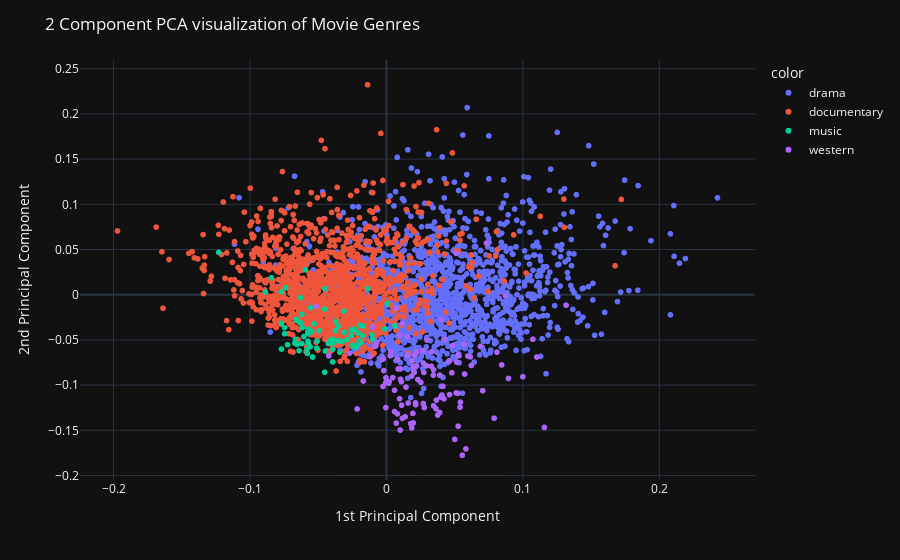

Notebook source saved alongside this figure:
### Code cell
fig = px.scatter(x=X_pca[:, 0], y=X_pca[:, 1], color=df['Genre'], hover_name=df['Title'], template='plotly_dark')
fig.update_layout(
    title="2 Component PCA visualization of Movie Genres",
    xaxis_title="1st Principal Component",
    yaxis_title="2nd Principal Component",
)
fig.show()

### Figure 1 — Plotly figure (JSON) as saved in the notebook; plotly's stock layout.template omitted (floating-point values rounded to 4 significant figures; data arrays with more than 128 entries replaced by an {"elided": "..."} marker saying what was removed)
{"data": [{"hovertemplate": "<b>%{hovertext}</b><br><br>color=drama<br>x=%{x}<br>y=%{y}<extra></extra>", "hovertext": {"elided": "1481 str values"}, "legendgroup": "drama", "marker": {"color": "#636efa", "symbol": "circle"}, "mode": "markers", "name": "drama", "showlegend": true, "type": "scattergl", "x": {"elided": "1481 float values"}, "xaxis": "x", "y": {"elided": "1481 float values"}, "yaxis": "y"}, {"hovertemplate": "<b>%{hovertext}</b><br><br>color=documentary<br>x=%{x}<br>y=%{y}<extra></extra>", "hovertext": {"elided": "1459 str values"}, "legendgroup": "documentary", "marker": {"color": "#EF553B", "symbol": "circle"}, "mode": "markers", "name": "documentary", "showlegend": true, "type": "scattergl", "x": {"elided": "1459 float values"}, "xaxis": "x", "y": {"elided": "1459 float values"}, "yaxis": "y"}, {"hovertemplate": "<b>%{hovertext}</b><br><br>color=music<br>x=%{x}<br>y=%{y}<extra></extra>", "hovertext": ["The Derek Trucks Band: Songlines Live (2006)", "James Marsters: Words and Music (2005)", "En vanföreställning (2011)", "Jean-Michel Jarre Destination Docklands (1988)", "Universo di notte (1962)", "What Do You Think of the Programme So Far? (1992)", "Untitled Grunge/Seattle Rock Documentary (????)", "Live in Lyon (2013)", "Opera Omnibus (1987)", "\"Villa-Lobos and the String Quartet\" (2012)", "The Downtown Show (1957)", "My Morning Jacket: Okonokos (2006)", "Children in Need Rocks the 80s (2017)", "\"Beyond the Groove\" (1990)", "The 43rd Annual Grammy Awards (2001)", "Johnny Logan Live at Zadar (1990)", "Brooks & Dunn Live at Cain's Ballroom (2005)", "Girls in Bands at the BBC (2015)", "Patti Page Sings the Hits (2004)", "\"Non mais t'as vu ce que t'écoutes\" (2011)", "Alabama & Friends at the Ryman (2014)", "DJ Quik: Visualism - The Art of Sound Into Vision (2003)", "Chevelle: Any Last Words (2011)", "Aayna Ka Bayna (2012)", "\"The Swift Show Wagon with Horace Heidt and the American Way\" (1955)", "Deep Sleep & Relaxation (2010)", "The Magic of Bing Crosby (1991)", "Moby: Play - The DVD (2001)", "The House of Mirth (2016)", "Our Music Month (2010)", "Peer Gynt (2009)", "Mastodon Live at Brixton (2013)", "Reel Big Fish: Live! In Concert! (2009)", "\"Mik Schacks hjemmeservice\" (2001)", "\"VH1 Top 20 Video Countdown\" (1994)", "Binicki (2015)", "Madeleine Peyroux, Live in Los Angeles (2009)", "After Hours: Singin', Swingin' and All That Jazz (1977)", "Marty Robbins: Music Anthology (2008)", "\"How I Got the Gig\" (2016)", "\"Playboy's Beach House\" (2010)", "John Mellencamp Live at Walter Reed Hospital (2007)", "Billy Joel - A Matter of Trust: The Bridge to Russia (1987)", "Kendall Ross Bean: Chopin Polonaise in A Flat (1986)", "Little Feat Live at Rainbow Theatre (1977)", "My Sex, Our Dance (1986)", "Carlisle Floyd's Willie Stark (2008)", "Guitar Center Sessions: Peter Gabriel (2010)", "Nesmith Live (1992)", "Modus Operandi: Missing Pages Live at Mr. Small's (2006)", "Learning from the Legends: Bruch Violin Concerto No. 1 in G Minor, Op. 26 featuring Lara St. John (2014)", "\"Detroit Promo Television\" (2014)", "D.I.: Suburbia Sessions 1983 (2008)", "One Night Stand: Johnny Reid (2016)", "The Mac Davis Special (1975)", "Destination Lounge (2006)", "Dan Berglund's Tonbruket (2010)", "Ena Pá 2000, 20 Years Pedaling on Dung (2005)", "Rainbow: Memories in Rock (2016)", "Dallas Smith: The Drop (2016)", "\"Encore! Sessions\" (2012)", "Lovely Lily (2009)", "Eurovision: Your Decision (2008)", "03/02/05 (2005)", "Toto Cotugno Live in Belgrade (1990)", "Der dunkle Mensch (2010)", "\"Countdown\" (1974)", "Come West Along the Road (2008)", "Under the Covers (2002)", "\"Decades Rock Live\" (2006)", "Total Slaughter 1 (2015)", "The Cranberries: Beneath the Skin - Live in Paris (2001)", "Music for Relief Presents Concert for the Philippines (2014)", "CMT Star: Pets (2008)", "Hansel and Gretel (2008)"], "legendgroup": "music", "marker": {"color": "#00cc96", "symbol": "circle"}, "mode": "markers", "name": "music", "showlegend": true, "type": "scattergl", "x": [-0.03941, -0.06054, -0.03113, -0.0572, -0.01917, -0.02282, -0.08428, -0.07464, -0.0354, -0.07464, -0.0769, -0.05491, -0.02565, -0.063, -0.06716, -0.03235, -0.01991, -0.001323, -0.01759, -0.04141, -0.0209, -0.07389, -0.0258, -0.0137, -0.03869, -0.03738, -0.02494, -0.06164, -0.03547, -0.05581, -0.0372, -0.06402, -0.06192, -0.01025, -0.05825, -0.04514, -0.05749, 0.0062, -0.04932, -0.05305, -0.01912, -0.03408, -0.06296, -0.06194, -0.04267, -0.03967, -0.04509, 0.0006565, -0.04524, -0.06546, -0.05792, -0.06552, -0.07707, -0.02103, -0.01713, -0.08863, -0.03092, -0.04478, -0.02871, -0.05775, -0.06616, -0.05938, -0.01065, -0.077, -0.05107, -0.05712, -0.05575, -0.0508, -0.07246, -0.03945, -0.05696, -0.05409, -0.06664, -0.1229, -0.02349], "xaxis": "x", "y": [-0.06031, -0.04628, -0.01811, -0.05366, -0.03375, -0.05851, 0.01877, -0.04313, -0.05069, -0.03643, -0.06009, -0.04102, -0.04485, -0.03092, -0.05366, -0.05181, -0.05131, -0.03771, -0.04525, -0.05085, -0.04195, 0.007739, -0.03897, 0.006753, -0.05334, -0.03979, -0.05615, -0.03638, -0.03498, -0.05751, -0.02965, -0.06193, -0.02167, -0.04915, -0.06069, -0.01585, -0.05146, -0.03458, -0.03983, -0.03209, -0.05304, -0.06375, -0.00319, -0.05409, -0.05395, -0.04936, 0.006681, -0.009724, -0.08581, -0.05503, -0.06493, -0.0284, 0.003162, -0.05602, -0.0346, 0.002901, -0.04174, -0.0623, -0.04957, -0.04329, -0.02705, 0.02753, -0.04429, -0.03151, -0.05907, -0.03822, -0.01439, -0.05149, -0.05532, -0.07434, -0.04051, -0.06893, -0.04931, 0.04685, -0.03798], "yaxis": "y"}, {"hovertemplate": "<b>%{hovertext}</b><br><br>color=western<br>x=%{x}<br>y=%{y}<extra></extra>", "hovertext": ["Pioneer Marshal (1949)", "The Wild Bull's Lair (1925)", "Marshal Law (2015)", "2 once di piombo (1966)", "My Pal, the King (1932)", "L'ultimo killer (1967)", "Quantez (1957)", "The Heart of Texas Ryan (1917)", "Parade of the West (1930)", "Frisco Tornado (1950)", "The Wild Horse Stampede (1926)", "Western Racketeers (1934)", "Prairie Fever (2008)", "Six-Gun Gold (1941)", "Revolt at Fort Laramie (1956)", "Bad Men's Money (1929)", "Blackdom (????)", "Mason of the Mounted (1932)", "Law of the Texan (1938)", "Law of the Plains (1938)", "False Colors (1943)", "Everyman's Law (1936)", "The Devil's Gulch (1926)", "Buckshot John (1915)", "Battlin' Buckaroo (1924)", "Rebel in Town (1956)", "The Lash of Pinto Pete (1924)", "Sky High Corral (1926)", "Born to Battle (1927)", "Una pistola per cento bare (1968)", "Phantom Gold (1938)", "Lawless Code (1949)", "Zandy's Bride (1974)", "An Eye for an Eye (1966)", "The Cheyenne Tornado (1935)", "Scarlet Creek (????)", "Stampede (1949)", "Little Joe, the Wrangler (1942)", "Nevada Smith (1966)", "Johnny Reno (1966)", "E Dio disse a Caino... (1970)", "The Traitor (1936)", "A Lawman Is Born (1937)", "No Name on the Bullet (1959)", "The Rainbow Trail (1918)", "Gunfight in Abilene (1967)", "7 winchester per un massacro (1967)", "The Law Comes to Gunsight (1947)", "Code of the Prairie (1944)", "Fast and Fearless (1924)", "Gold (1932)", "Western Blood (1918)", "The Big Stampede (1932)", "Billy the Kid Outlawed (1940)", "Bill il taciturno (1967)", "Saddle Mountain Roundup (1941)", "Heller in Pink Tights (1960)", "The Stranger from Pecos (1943)", "Los Siete (2010)", "Three Men from Texas (1940)", "Woman They Almost Lynched (1953)", "Cheyenne Roundup (1943)", "Life in the Raw (1933)", "King of the Wild Horses (1947)", "Wanderer of the Wasteland (1945)", "Bullets for Bandits (1942)", "The Long, Long Trail (1929)", "End of the Trail (1932)", "Dead Man's Gun (1997)", "Hands Off! (1921)", "Cattle Queen of Montana (1954)", "Bordertown Gun Fighters (1943)", "The Oklahoman (1957)", "Wild Horse Range (1940)", "The Bandit Buster (1926)", "Thundering Caravans (1952)", "Assembling the World (1995)", "The Fighting Gringo (1939)", "The Redemption of Henry Myers (2014)", "Man from God's Country (1958)", "Law and Order (1953)", "Cripple Creek (1952)", "Uno a uno, sin piedad (1968)", "Guns of Hate (1948)", "Sagebrush Politics (1929)", "Thundering Hoofs (1924)", "Trailed by Three (1920)", "North of Arizona (1935)", "Day of the Badman (1958)", "Firebrand Jordan (1930)", "Forty Thieves (1944)", "\"Dirty Sally\" (1974)", "West of Tombstone (1942)", "Beyond the Law (1930)", "The Man from Guntown (1935)", "Un autre homme, une autre chance (1977)", "Man from Sonora (1951)", "Jaws of Justice (1933)", "Flying Lariats (1931)", "The Man from Bitter Roots (1916)", "Bullet for a Badman (1964)", "The Big Bonanza (1944)", "Porter Rockwell (????)", "Flame of the West (1945)", "Buffalo Bill in Tomahawk Territory (1952)", "The Gunfighters (1987)", "Three Violent People (1956)", "Five Bold Women (1960)", "Night Raiders (1952)", "Road Agent (1952)", "The Denver Kid (1948)", "Man from Cheyenne (1942)", "Frontier Pony Express (1939)", "The Padre (1911)", "Death Valley Rangers (1943)", "The Kickback (1922)"], "legendgroup": "western", "marker": {"color": "#ab63fa", "symbol": "circle"}, "mode": "markers", "name": "western", "showlegend": true, "type": "scattergl", "x": [0.03438, 0.03457, -0.02705, -0.002694, 0.01099, 0.01521, 0.03985, 0.05733, 0.02212, 0.01436, 0.001693, 0.01594, 0.02948, 0.03629, -0.006899, 0.02305, 0.02976, -0.001959, 0.005981, 0.05113, 0.07058, 0.007244, 0.02681, 0.05009, 0.07893, 0.06222, 0.002823, 0.02008, 0.1102, 0.05396, 0.03899, 0.004696, 0.007322, 0.06147, 0.02525, 0.1317, 0.0194, 0.0101, 0.1073, 0.01864, 0.03291, 0.0197, 0.03454, 0.01842, 0.03998, 0.1158, 0.003222, 0.04069, 0.001947, 0.02143, 0.009633, 0.05247, -0.02147, 0.01117, 0.04585, 0.02032, 0.009991, 0.05826, 0.01545, 0.02776, 0.008568, 0.05258, 0.05427, 0.0484, 0.08947, 0.09999, -0.007713, -0.008698, 0.03303, 0.03901, 0.02236, -0.01197, 0.05149, 0.01376, 0.06882, 0.01858, -0.05151, -0.01692, 0.05116, 0.0532, 0.008335, 0.01035, 0.057, 0.02743, 0.05561, 0.01997, -0.01013, 0.03762, 0.0104, 0.04221, 0.008068, 0.01167, 0.05231, -0.0004155, 0.04143, 0.07332, 0.02134, -0.0004047, 0.04627, 0.02055, 0.08098, 0.08449, 0.043, 0.005953, -0.04226, 0.04796, 0.05965, -0.002335, 0.03666, -0.0003159, 0.0178, 0.02705, -0.002518, 0.08725, 0.01164, 0.02701], "xaxis": "x", "y": [-0.08906, -0.08292, -0.06463, -0.07151, -0.09614, -0.04638, -0.1132, -0.08772, -0.07889, -0.1022, -0.09796, -0.1198, -0.07869, -0.1261, -0.05248, -0.09379, -0.05017, -0.0839, -0.1292, -0.1087, -0.1062, -0.142, -0.06196, -0.16, -0.1366, -0.07822, -0.06733, -0.08504, -0.06897, -0.1244, -0.08898, -0.09171, -0.01482, -0.06877, -0.097, -0.01156, -0.1312, -0.1497, -0.04927, -0.07299, -0.0791, -0.1418, -0.1228, -0.09005, -0.02723, -0.1468, -0.06307, -0.111, -0.09627, -0.1216, -0.115, -0.067, -0.1263, -0.1222, -0.07324, -0.08596, -0.04466, -0.1705, -0.06654, -0.1249, -0.08213, -0.1454, -0.1188, -0.05628, -0.0926, -0.09072, -0.05663, -0.05742, -0.06318, -0.1303, -0.06332, -0.0687, -0.07455, -0.135, -0.05724, -0.1473, -0.01289, -0.09547, 0.04573, -0.06747, -0.07131, -0.09345, -0.0545, -0.08592, -0.1776, -0.0792, -0.03567, -0.1331, -0.08203, -0.1152, -0.1318, -0.03169, -0.109, -0.1249, -0.1013, 0.05717, -0.1196, -0.09705, -0.1105, -0.06702, -0.06354, -0.07768, -0.04937, -0.1056, -0.06769, -0.08631, -0.06781, -0.07074, -0.1166, -0.09184, -0.1426, -0.1203, -0.1015, -0.001259, -0.1368, -0.07557], "yaxis": "y"}], "layout": {"legend": {"title": {"text": "color"}, "tracegroupgap": 0}, "margin": {"t": 60}, "title": {"text": "2 Component PCA visualization of Movie Genres"}, "xaxis": {"anchor": "y", "domain": [0, 1], "title": {"text": "1st Principal Component"}}, "yaxis": {"anchor": "x", "domain": [0, 1], "title": {"text": "2nd Principal Component"}}}}
